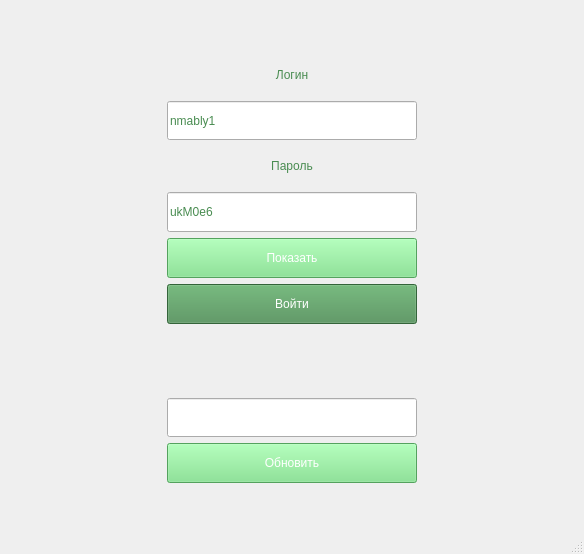
<?xml version="1.0" encoding="UTF-8"?>
<ui version="4.0">
 <class>MainWindow</class>
 <widget class="QMainWindow" name="MainWindow">
  <property name="geometry">
   <rect>
    <x>0</x>
    <y>0</y>
    <width>584</width>
    <height>554</height>
   </rect>
  </property>
  <property name="minimumSize">
   <size>
    <width>584</width>
    <height>554</height>
   </size>
  </property>
  <property name="windowTitle">
   <string>ПСОО &quot;Не навреди&quot; - Авторизация</string>
  </property>
  <property name="windowIcon">
   <iconset>
    <normaloff>../img/Логотип.png</normaloff>../img/Логотип.png</iconset>
  </property>
  <property name="styleSheet">
   <string notr="true">QWidget {
	font: 700 14pt &quot;Comic Sans MS&quot;;
	color: rgb(73, 140,81);
}
QPushButton{
	background-color: rgb(73, 140,81);
	color:#ffffff;
	font: 700 11pt &quot;Comic Sans MS&quot;;
}</string>
  </property>
  <widget class="QWidget" name="centralwidget">
   <layout class="QGridLayout" name="gridLayout">
    <item row="2" column="1">
     <widget class="QLineEdit" name="lineEdit">
      <property name="sizePolicy">
       <sizepolicy hsizetype="Expanding" vsizetype="Expanding">
        <horstretch>0</horstretch>
        <verstretch>0</verstretch>
       </sizepolicy>
      </property>
      <property name="maximumSize">
       <size>
        <width>16777215</width>
        <height>16777215</height>
       </size>
      </property>
      <property name="text">
       <string>nmably1</string>
      </property>
     </widget>
    </item>
    <item row="10" column="1">
     <widget class="QLineEdit" name="lineEdit_3">
      <property name="sizePolicy">
       <sizepolicy hsizetype="MinimumExpanding" vsizetype="Expanding">
        <horstretch>0</horstretch>
        <verstretch>0</verstretch>
       </sizepolicy>
      </property>
      <property name="maximumSize">
       <size>
        <width>16777215</width>
        <height>16777215</height>
       </size>
      </property>
      <property name="maxLength">
       <number>4</number>
      </property>
     </widget>
    </item>
    <item row="1" column="1">
     <widget class="QLabel" name="label">
      <property name="sizePolicy">
       <sizepolicy hsizetype="Preferred" vsizetype="Expanding">
        <horstretch>0</horstretch>
        <verstretch>0</verstretch>
       </sizepolicy>
      </property>
      <property name="maximumSize">
       <size>
        <width>16777215</width>
        <height>50</height>
       </size>
      </property>
      <property name="text">
       <string>Логин</string>
      </property>
      <property name="alignment">
       <set>Qt::AlignCenter</set>
      </property>
     </widget>
    </item>
    <item row="11" column="1">
     <widget class="QPushButton" name="pushButton_2">
      <property name="sizePolicy">
       <sizepolicy hsizetype="MinimumExpanding" vsizetype="Expanding">
        <horstretch>0</horstretch>
        <verstretch>0</verstretch>
       </sizepolicy>
      </property>
      <property name="maximumSize">
       <size>
        <width>16777215</width>
        <height>16777215</height>
       </size>
      </property>
      <property name="styleSheet">
       <string notr="true">QPushButton{
	background-color: rgb(118, 227, 131);
	color:#ffffff;
}</string>
      </property>
      <property name="text">
       <string>Обновить</string>
      </property>
     </widget>
    </item>
    <item row="3" column="1">
     <widget class="QLabel" name="label_2">
      <property name="sizePolicy">
       <sizepolicy hsizetype="Preferred" vsizetype="Expanding">
        <horstretch>0</horstretch>
        <verstretch>0</verstretch>
       </sizepolicy>
      </property>
      <property name="maximumSize">
       <size>
        <width>16777215</width>
        <height>50</height>
       </size>
      </property>
      <property name="text">
       <string>Пароль</string>
      </property>
      <property name="alignment">
       <set>Qt::AlignCenter</set>
      </property>
     </widget>
    </item>
    <item row="6" column="1">
     <widget class="QPushButton" name="pushButton">
      <property name="sizePolicy">
       <sizepolicy hsizetype="MinimumExpanding" vsizetype="Expanding">
        <horstretch>0</horstretch>
        <verstretch>0</verstretch>
       </sizepolicy>
      </property>
      <property name="maximumSize">
       <size>
        <width>16777215</width>
        <height>16777215</height>
       </size>
      </property>
      <property name="text">
       <string>Войти</string>
      </property>
     </widget>
    </item>
    <item row="12" column="1">
     <spacer name="verticalSpacer">
      <property name="orientation">
       <enum>Qt::Vertical</enum>
      </property>
      <property name="sizeHint" stdset="0">
       <size>
        <width>20</width>
        <height>40</height>
       </size>
      </property>
     </spacer>
    </item>
    <item row="4" column="1">
     <widget class="QLineEdit" name="lineEdit_2">
      <property name="sizePolicy">
       <sizepolicy hsizetype="MinimumExpanding" vsizetype="Expanding">
        <horstretch>0</horstretch>
        <verstretch>0</verstretch>
       </sizepolicy>
      </property>
      <property name="maximumSize">
       <size>
        <width>16777215</width>
        <height>16777215</height>
       </size>
      </property>
      <property name="text">
       <string>ukM0e6</string>
      </property>
     </widget>
    </item>
    <item row="0" column="1">
     <spacer name="verticalSpacer_2">
      <property name="orientation">
       <enum>Qt::Vertical</enum>
      </property>
      <property name="sizeHint" stdset="0">
       <size>
        <width>20</width>
        <height>40</height>
       </size>
      </property>
     </spacer>
    </item>
    <item row="8" column="1">
     <widget class="QLabel" name="label_3">
      <property name="sizePolicy">
       <sizepolicy hsizetype="Preferred" vsizetype="Expanding">
        <horstretch>0</horstretch>
        <verstretch>0</verstretch>
       </sizepolicy>
      </property>
      <property name="minimumSize">
       <size>
        <width>250</width>
        <height>50</height>
       </size>
      </property>
      <property name="maximumSize">
       <size>
        <width>300</width>
        <height>80</height>
       </size>
      </property>
      <property name="text">
       <string/>
      </property>
      <property name="scaledContents">
       <bool>true</bool>
      </property>
     </widget>
    </item>
    <item row="0" column="0" rowspan="13">
     <spacer name="horizontalSpacer">
      <property name="orientation">
       <enum>Qt::Horizontal</enum>
      </property>
      <property name="sizeHint" stdset="0">
       <size>
        <width>40</width>
        <height>20</height>
       </size>
      </property>
     </spacer>
    </item>
    <item row="5" column="1">
     <widget class="QPushButton" name="pushButton_3">
      <property name="sizePolicy">
       <sizepolicy hsizetype="MinimumExpanding" vsizetype="Expanding">
        <horstretch>0</horstretch>
        <verstretch>0</verstretch>
       </sizepolicy>
      </property>
      <property name="maximumSize">
       <size>
        <width>16777215</width>
        <height>16777215</height>
       </size>
      </property>
      <property name="styleSheet">
       <string notr="true">QPushButton{
	background-color: rgb(118, 227, 131);
	color:#ffffff;
}</string>
      </property>
      <property name="text">
       <string>Показать</string>
      </property>
     </widget>
    </item>
    <item row="0" column="2" rowspan="13">
     <spacer name="horizontalSpacer_2">
      <property name="orientation">
       <enum>Qt::Horizontal</enum>
      </property>
      <property name="sizeHint" stdset="0">
       <size>
        <width>40</width>
        <height>20</height>
       </size>
      </property>
     </spacer>
    </item>
   </layout>
  </widget>
  <widget class="QStatusBar" name="statusbar"/>
 </widget>
 <resources/>
 <connections/>
</ui>
